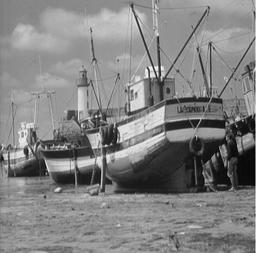
#> input picture HW4/boat.png, 256 x 253 px, shrunk from 513 x 507 before the run
$ python lab2.py
#> lines starting #> are read from the running program, lines starting #| are printed output that depends on the picture; pictures that were not available may be replaced by others from this repository, and a replacement may not be noted
# =========================
# Lab 2 — ECE 491
# Basic Image Processing (pure NumPy; optional imageio/Pillow for I/O)
# =========================
from __future__ import annotations
import argparse, os
from typing import Tuple
import numpy as np

# Try readers (imageio or Pillow). If missing, we’ll synthesize an image.
def _try_import_image_readers():
    imageio = None; pil_Image = None
    try:
        import imageio.v2 as imageio
    except Exception:
        pass
    try:
        from PIL import Image as pil_Image
    except Exception:
        pass
    return imageio, pil_Image

IMAGEIO, PIL_IMAGE = _try_import_image_readers()

def load_image(path: str) -> np.ndarray:
#> called with path = 'boat.png'
    if os.path.isfile(path):
        try:
            if IMAGEIO is not None:
                img = IMAGEIO.imread(path)
#> img is the input picture: shape (253, 256, 4); mean R, G, B, A 129.8, 129.8, 129.8, 255
            elif PIL_IMAGE is not None:
                img = np.array(PIL_IMAGE.open(path))
            else:
                raise RuntimeError("No image reader available (install imageio or pillow)")
        except Exception:
            print(f"[WARN] Failed to read {path}; using synthetic pattern.")
            img = synthetic_image()
    else:
        print(f"[WARN] File not found: {path}; using synthetic pattern.")
        img = synthetic_image()
    img = img.astype(np.float32)
    if img.max() > 0: img /= img.max()
    return img

def synthetic_image(size: Tuple[int, int]=(256,256)) -> np.ndarray:
    h, w = size
    y, x = np.mgrid[0:h, 0:w]
    grad = (x/(w-1) + y/(h-1)) / 2.0
    circle = (((x-w/2)**2 + (y-h/2)**2) < (min(h,w)/4)**2).astype(float)
    return np.clip(0.6*grad + 0.4*circle, 0, 1)

def conv2d(image: np.ndarray, kernel: np.ndarray, mode: str="same") -> np.ndarray:
    if image.ndim != 2: raise ValueError("conv2d expects a 2D array")
    k = np.flipud(np.fliplr(kernel))
    H, W = image.shape; kH, kW = k.shape
    py, px = kH//2, kW//2
    if mode == "same":
        padded = np.pad(image, ((py,py),(px,px)), mode="reflect")
        out = np.zeros_like(image, dtype=np.float32)
        for i in range(H):
            for j in range(W):
                patch = padded[i:i+kH, j:j+kW]
                out[i,j] = float(np.sum(patch * k))
        return out
    else:
        padded = np.pad(image, ((kH-1,kH-1),(kW-1,kW-1)), mode="reflect")
        outH, outW = H + kH - 1, W + kW - 1
        out = np.zeros((outH,outW), dtype=np.float32)
        for i in range(outH):
            for j in range(outW):
                patch = padded[i:i+kH, j:j+kW]
                out[i,j] = float(np.sum(patch * k))
        return out

# Kernels
BOX_3   = (1/9.0)*np.array([[1,1,1],[1,1,1],[1,1,1]], dtype=np.float32)
SOBEL_L = np.array([[ 1,0,-1],[ 2,0,-2],[ 1,0,-1]], dtype=np.float32)  # vertical-edge (x-gradient)
EDGE_H  = np.array([[-1, 2, -1]], dtype=np.float32)                    # 1x3 row  -> horizontal edges
EDGE_V  = np.array([[-1],[ 2],[-1]], dtype=np.float32)                 # 3x1 col  -> vertical edges

def to_grayscale(img: np.ndarray) -> np.ndarray:
    if img.ndim == 2: return img
    if img.ndim == 3:
        if img.shape[2] == 4: img = img[..., :3]
        if img.shape[2] == 3:
            r,g,b = img[...,0], img[...,1], img[...,2]
            return 0.299*r + 0.587*g + 0.114*b
    raise ValueError(f"Unsupported image shape: {img.shape}")

def normalize(x: np.ndarray) -> np.ndarray:
    m, M = x.min(), x.max()
    return np.zeros_like(x) if M-m < 1e-12 else (x-m)/(M-m)

def save_image(path: str, arr: np.ndarray):
    arr8 = (np.clip(arr,0,1)*255).astype(np.uint8)
    if IMAGEIO is not None: IMAGEIO.imwrite(path, arr8)
    elif PIL_IMAGE is not None: PIL_IMAGE.fromarray(arr8).save(path)
    else: np.save(path+'.npy', arr8)

def process_single(name: str, img: np.ndarray, outdir: str):
    os.makedirs(outdir, exist_ok=True)
    save_image(os.path.join(outdir, f"{name}_orig.png"), np.clip(img,0,1))
    if img.ndim == 3 and img.shape[2] == 4: img = img[...,:3]
    is_color = (img.ndim == 3 and img.shape[2] == 3)
    if is_color:
        # Box per channel
        channels = [conv2d(img[...,c], BOX_3) for c in range(3)]
        save_image(os.path.join(outdir, f"{name}_box_color.png"), np.stack(channels, axis=2))
        gray = to_grayscale(img)
    else:
        gray = img
    H,W = gray.shape
    save_image(os.path.join(outdir, f"{name}_quarter.png"), gray[:H//2, :W//2])
    box  = conv2d(gray, BOX_3)
    sob  = conv2d(gray, SOBEL_L)              # vertical-edge detector (x-gradient)
    eh   = conv2d(gray, EDGE_H)               # horizontal edges
    ev   = conv2d(gray, EDGE_V)               # vertical edges
    emag = normalize(np.sqrt(eh**2 + ev**2))
    for tag,arr in [("gray",gray),("box",box),("sobel_like",sob),
                    ("edge_h",eh),("edge_v",ev),("edge_mag",emag)]:
        save_image(os.path.join(outdir, f"{name}_{tag}.png"), arr)
    return {
        "is_color": is_color,
        "shape": img.shape if is_color else gray.shape,
        "box_mean": float(box.mean()),
        "sobel_mean_abs": float(np.mean(np.abs(sob))),
        "edge_mag_mean": float(emag.mean()),
    }

def write_analysis(outdir: str, stats: dict):
    lines = ["Lab 2 Analysis", "================", ""]
    for name,s in stats.items():
        lines += [
            f"Image: {name}",
            f"  Original shape: {s['shape']}, color={s['is_color']}",
            f"  Box filter mean intensity: {s['box_mean']:.4f}",
            f"  Mean abs(Sobel-like): {s['sobel_mean_abs']:.4f}",
            f"  Edge magnitude mean: {s['edge_mag_mean']:.4f}",
            ""
        ]
    lines += [
        "Observations:",
        "- The 3x3 box filter smooths fine detail (low-pass).",
        "- Sobel-like emphasizes vertical transitions (x-gradient).",
        "- Row kernel [-1 2 -1] highlights horizontal edges; column version highlights vertical edges.",
        "- Edge magnitude combines both orientations.",
    ]
    with open(os.path.join(outdir, "analysis_lab2.txt"), "w", encoding="utf-8") as f:
        f.write("\n".join(lines))

def main():
    import argparse
    p = argparse.ArgumentParser()
    p.add_argument("--boat", default="boat.png")        # or boat.jpg
    p.add_argument("--barbara", default="Barbara.jpeg") # match your actual file
    p.add_argument("--outdir", default="results_lab2")
    args = p.parse_args()

    imgs = {
        "boat":    load_image(args.boat),
        "barbara": load_image(args.barbara),
    }
#> call 2 of load_image, with path = 'Barbara.jpeg'
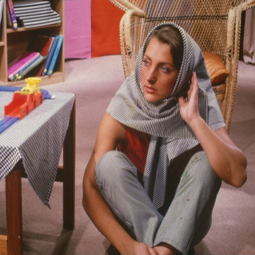
#> input picture HW4/Barbara.png, 255 x 255 px, shrunk from 511 x 510 before the run, given in place of Barbara.jpeg, which was not available
#> in load_image, img is the input picture: shape (255, 255, 4); mean R, G, B, A 134.9, 102.2, 93.6, 255
    stats = {}
    for name, img in imgs.items():
        print(f"[INFO] Processing {name} (shape={img.shape})")
        stats[name] = process_single(name, img, args.outdir)
#> this loop made 2 passes
#> (name, is_color in process_single) on passes 1 to 2: ('boat', True), ('barbara', True)
#| [INFO] Processing boat (shape=(253, 256, 4))
#| [INFO] Processing barbara (shape=(255, 255, 4))
#> pass 1, in conv2d, `padded = np.pad(image, ((py,py),(px,px)), mode="reflect")`:
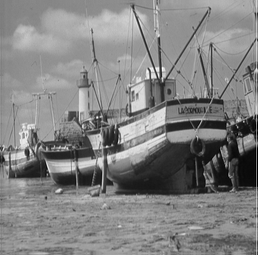
#> padded: shape (255, 258) float32; min 0, max 1, mean 0.509
#> pass 1, in save_image (call 2), `arr8 = (np.clip(arr,0,1)*255).astype(np.uint8)`:
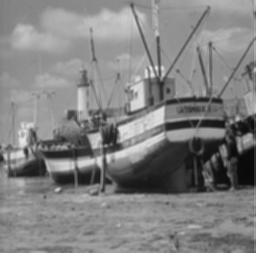
#> arr8: shape (253, 256, 3); min 7, max 233, mean 129.2
#> after the loop, stats = 2 items
    write_analysis(args.outdir, stats)
#> the loop in write_analysis, `for name,s in stats.items():` made 2 passes
#> name on passes 1 to 2: 'boat', 'barbara'
#> after the loop in write_analysis, `for name,s in stats.items():`: lines = 15 items
    print(f"[DONE] Results written to {args.outdir}/")

if __name__ == "__main__":
    main()
